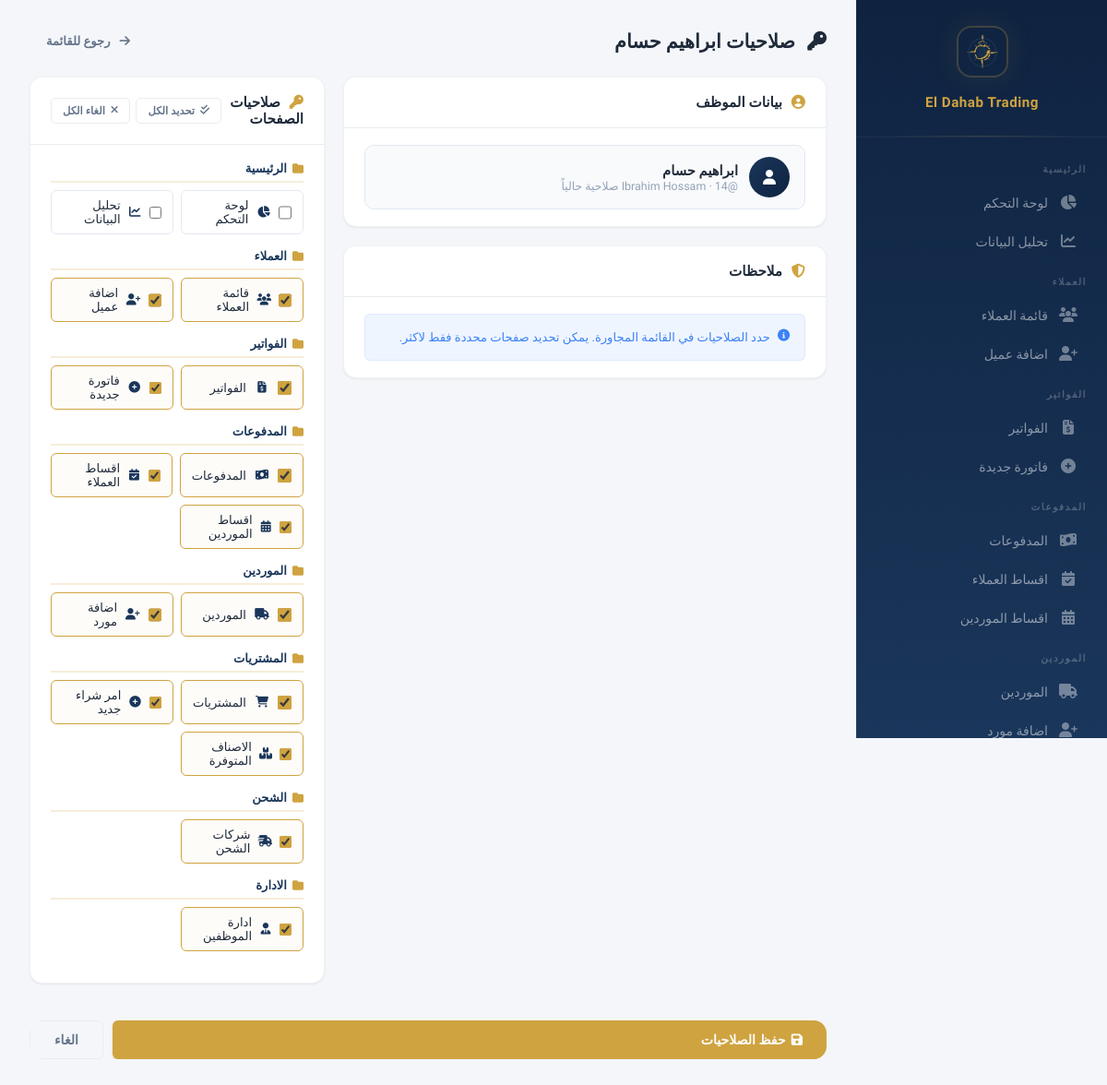
The app's page /employees/2/permissions (signed in) with its own data.
### models.py (models this page shows, shortened)
class User(db.Model):
    __tablename__ = 'users'
    id = db.Column(db.Integer, primary_key=True)
    username = db.Column(db.String(80), unique=True, nullable=False)
    password_hash = db.Column(db.String(256), nullable=False)
    full_name = db.Column(db.String(200))
    is_admin = db.Column(db.Boolean, default=False)
    is_active = db.Column(db.Boolean, default=True)
    created_at = db.Column(db.DateTime, default=datetime.utcnow)
    last_login = db.Column(db.DateTime)
    permissions = db.relationship('UserPermission', backref='user', lazy=True, cascade='all, delete-orphan')
    def has_permission(self, page):
        if self.is_admin:
            return True
        return any(p.page == page for p in self.permissions)

### app.py (the view, shortened to what this page needs)
@app.route('/employees/<int:user_id>/permissions', methods=['GET', 'POST'])
@login_required
def employee_permissions(user_id):
    if not current_user().is_admin:
        flash('ليس لديك صلاحية', 'danger')
        return redirect(url_for('dashboard'))
    u = User.query.get_or_404(user_id)
    return render_template('employee_permissions.html', user=u, PAGES=PAGES)

### app.py (called while the page is built)
@app.context_processor
def inject_payment_methods():
    return {'PAYMENT_METHODS': PAYMENT_METHODS, 'parse_images': parse_images}

@app.before_request
def check_session_expiry():
    if 'user_id' in session and session.get('expires_at'):
        if datetime.utcnow().timestamp() > session['expires_at']:
            session.clear()
            flash('انتهت الجلسة، يرجى تسجيل الدخول مرة اخرى', 'warning')
            return redirect(url_for('login'))

@app.context_processor
def inject_user():
    if not hasattr(g, 'current_user'):
        g.current_user = db.session.get(User, session['user_id']) if 'user_id' in session else None
    return dict(current_user=g.current_user)

def current_user():
    if 'user_id' in session:
        return User.query.get(session['user_id'])
    return None

### templates/employee_permissions.html (shortened to what this page needs)
{% extends "base.html" %}
{% block content %}
<div class="page-header">
    <h1 style="font-size:1.3rem;font-weight:700;color:var(--text);margin:0;">
        <i class="fas fa-key" style="margin-left:8px;"></i> صلاحيات {{ user.full_name or user.username }}
    </h1>
    <a href="{{ url_for('employees_list') }}" class="btn btn-ghost"><i class="fas fa-arrow-right" style="margin-left:4px;"></i> رجوع للقائمة</a>
</div>
<form method="POST">
    <div class="two-col">
        <div>
            <div class="data-card">
                <div class="data-card-header">
                    <h3><i class="fas fa-user-circle" style="margin-left:6px;color:var(--gold);"></i> بيانات الموظف</h3>
                </div>
                <div class="data-card-body">
                    <div style="display:flex;align-items:center;gap:12px;padding:12px 16px;background:#f8fafc;border-radius:var(--radius-sm);border:1px solid #e2e8f0;">
                        <div style="width:44px;height:44px;border-radius:50%;background:linear-gradient(135deg,var(--navy),var(--navy-dark));display:flex;align-items:center;justify-content:center;flex-shrink:0;">
                            <i class="fas fa-user" style="color:#fff;font-size:1rem;"></i>
                        </div>
                        <div>
                            <div style="font-weight:600;font-size:0.92rem;color:var(--text);">{{ user.full_name or user.username }}</div>
                            <div style="font-size:0.78rem;color:var(--text-muted);">@{{ user.username }} · {{ user.permissions | length }} صلاحية حالياً</div>
                        </div>
                    </div>
                </div>
            </div>
            <div class="data-card" style="margin-top:20px;">
                <div class="data-card-header">
                    <h3><i class="fas fa-shield-alt" style="margin-left:6px;color:var(--gold);"></i> ملاحظات</h3>
                </div>
                <div class="data-card-body">
                    <div style="padding:14px 16px;background:var(--info-bg);border-radius:var(--radius-xs);border:1px solid rgba(59,130,246,0.1);">
                        <div style="display:flex;align-items:flex-start;gap:8px;font-size:0.82rem;color:var(--info);line-height:1.6;">
                            <i class="fas fa-info-circle" style="margin-top:2px;flex-shrink:0;"></i>
                            <div>
                                {% if user.is_admin %}
                                    <strong>المدير</strong> لديه صلاحيات كاملة لجميع الصفحات تلقائياً ولا يحتاج تعيين صلاحيات.
                                {% else %}
                                    حدد الصلاحيات في القائمة المجاورة. يمكن تحديد صفحات محددة فقط لاكثر.
                                {% endif %}
                            </div>
                        </div>
                    </div>
                </div>
            </div>
        </div>
        <div>
            {% if not user.is_admin %}
            <div class="data-card">
                <div class="data-card-header">
                    <h3><i class="fas fa-key" style="margin-left:6px;color:var(--gold);"></i> صلاحيات الصفحات</h3>
                    <div style="display:flex;gap:6px;">
                        <button type="button" class="btn btn-sm btn-outline" onclick="toggleAll(true)" style="font-size:0.72rem;"><i class="fas fa-check-double"></i> تحديد الكل</button>
                        <button type="button" class="btn btn-sm btn-outline" onclick="toggleAll(false)" style="font-size:0.72rem;"><i class="fas fa-times"></i> الغاء الكل</button>
                    </div>
                </div>
                <div class="data-card-body">
                    {% set groups = {} %}
                    {% for key, page in PAGES.items() %}
                        {% set g = page.group %}
                        {% if g not in groups %}
                            {% set _ = groups.update({g: []}) %}
                        {% endif %}
                        {% set _ = groups[g].append((key, page)) %}
                    {% endfor %}
                    {% for group_name, pages in groups.items() %}
                    <div style="margin-bottom:16px;">
                        <div style="font-weight:600;font-size:0.82rem;color:var(--navy);margin-bottom:8px;padding-bottom:6px;border-bottom:2px solid rgba(207,163,64,0.2);display:flex;align-items:center;gap:6px;">
                            <i class="fas fa-folder" style="color:var(--gold);font-size:0.75rem;"></i> {{ group_name }}
                        </div>
                        <div style="display:grid;grid-template-columns:1fr 1fr;gap:8px;">
                            {% for key, page in pages %}
                            <label class="perm-check" style="display:flex;align-items:center;gap:8px;padding:8px 12px;border:1px solid #e2e8f0;border-radius:var(--radius-xs);cursor:pointer;font-size:0.82rem;transition:all 0.2s;" onmouseover="this.style.borderColor='var(--gold)';this.style.background='rgba(207,163,64,0.03)'" onmouseout="if(!this.querySelector('input').checked){this.style.borderColor='#e2e8f0';this.style.background='transparent'}">
                                <input type="checkbox" name="permissions" value="{{ key }}" style="accent-color:var(--gold);width:15px;height:15px;"
                                    {{ 'checked' if key in user.permissions|map(attribute='page')|list }}>
                                <i class="fas {{ page.icon }}" style="color:var(--navy);font-size:0.78rem;width:18px;text-align:center;"></i>
                                <span>{{ page.name }}</span>
                            </label>
                            {% endfor %}
                        </div>
                    </div>
                    {% endfor %}
                </div>
            </div>
            {% endif %}
        </div>
    </div>
    {% if not user.is_admin %}
    <div style="margin-top:20px;">
        <div class="data-card" style="border:none;box-shadow:none;background:transparent;">
            <div style="display:flex;gap:10px;">
                <button type="submit" class="btn btn-gold btn-lg" style="flex:1;">
                    <i class="fas fa-save"></i> حفظ الصلاحيات
                </button>
                <a href="{{ url_for('employees_list') }}" class="btn btn-outline btn-lg">الغاء</a>
            </div>
        </div>
    </div>
    {% endif %}
</form>
{% endblock %}

### static/css/style.css (style rules this page uses)
:root { --gold: #cfa340; --gold-light: #e8c96a; --gold-dark: #b8892e; --gold-glow: rgba(207, 163, 64, 0.15); --navy: #1a365b; --navy-light: #264a7a; --navy-dark: #0f2340; --bg: #f4f6f9; --card: #ffffff; --card-hover: #fafbfd; --border: #e8ecf1; --border-light: #f0f2f5; --text: #1e2a3a; --text-secondary: #64748b; --text-muted: #94a3b8; --success: #10b981; --success-bg: rgba(16, 185, 129, 0.08); --danger: #ef4444; --danger-bg: rgba(239, 68, 68, 0.08); --warning: #f59e0b; --warning-bg: rgba(245, 158, 11, 0.08); --info: #3b82f6; --info-bg: rgba(59, 130, 246, 0.08); --sidebar-w: 272px; --shadow-xs: 0 1px 2px rgba(0,0,0,0.04); --shadow-sm: 0 1px 3px rgba(0,0,0,0.06), 0 1px 2px rgba(0,0,0,0.04); --shadow-md: 0 4px 6px -1px rgba(0,0,0,0.07), 0 2px 4px -2px rgba(0,0,0,0.05); --shadow-lg: 0 10px 15px -3px rgba(0,0,0,0.08), 0 4px 6px -4px rgba(0,0,0,0.04); --shadow-xl: 0 20px 25px -5px rgba(0,0,0,0.08), 0 8px 10px -6px rgba(0,0,0,0.04); --shadow-card: 0 1px 3px rgba(0,0,0,0.04), 0 1px 2px rgba(0,0,0,0.03); --shadow-card-hover: 0 10px 40px rgba(0,0,0,0.08); --radius: 14px; --radius-sm: 10px; --radius-xs: 6px; --transition: all 0.2s cubic-bezier(0.4, 0, 0.2, 1); }
* { margin: 0; padding: 0; box-sizing: border-box; }
html { scroll-behavior: smooth; }
body { font-family: 'IBM Plex Sans Arabic', -apple-system, BlinkMacSystemFont, sans-serif; background: var(--bg); color: var(--text); direction: rtl; min-height: 100vh; -webkit-font-smoothing: antialiased; -moz-osx-font-smoothing: grayscale; }
.data-card { background: var(--card); border-radius: var(--radius); box-shadow: var(--shadow-card); margin-bottom: 20px; overflow: hidden; border: 1px solid var(--border-light); }
.data-card-header { padding: 18px 22px; border-bottom: 1px solid var(--border); display: flex; align-items: center; justify-content: space-between; background: var(--card); }
.data-card-header h3 { font-size: 0.95rem; font-weight: 600; color: var(--text); }
.data-card-body { padding: 18px 22px; }
.btn { display: inline-flex; align-items: center; gap: 6px; padding: 9px 18px; border: none; border-radius: var(--radius-xs); font-family: inherit; font-weight: 600; font-size: 0.82rem; cursor: pointer; transition: var(--transition); text-decoration: none; white-space: nowrap; }
.btn-gold { background: var(--gold); color: #fff; box-shadow: 0 1px 3px rgba(207,163,64,0.3); }
.btn-outline { background: transparent; border: 1.5px solid var(--border); color: var(--text-secondary); }
.btn-ghost { background: transparent; color: var(--text-secondary); }
.btn-sm { padding: 6px 12px; font-size: 0.76rem; border-radius: 5px; }
.btn-lg { padding: 12px 26px; font-size: 0.88rem; }
.page-header { display: flex; justify-content: space-between; align-items: center; margin-bottom: 22px; gap: 12px; }
.page-header h1 { margin: 0; }
.two-col { display: grid; grid-template-columns: 1fr 320px; gap: 20px; align-items: start; }

### records on screen
User: full_name "ابراهيم حسام", username "Ibrahim Hossam", is_admin False (drawn)

### other values on screen
{{ group_name }} "الرئيسية" "العملاء" "الفواتير" "المدفوعات" "الموردين" "المشتريات" "الشحن" "الادارة"
{{ page.name }} "لوحة التحكم" "تحليل البيانات" "قائمة العملاء" "اضافة عميل" "الفواتير" "فاتورة جديدة" "المدفوعات" "اقساط العملاء" "اقساط الموردين" "الموردين" "اضافة مورد" "المشتريات" "امر شراء جديد" "الاصناف المتوفرة" "شركات الشحن" "ادارة الموظفين"
